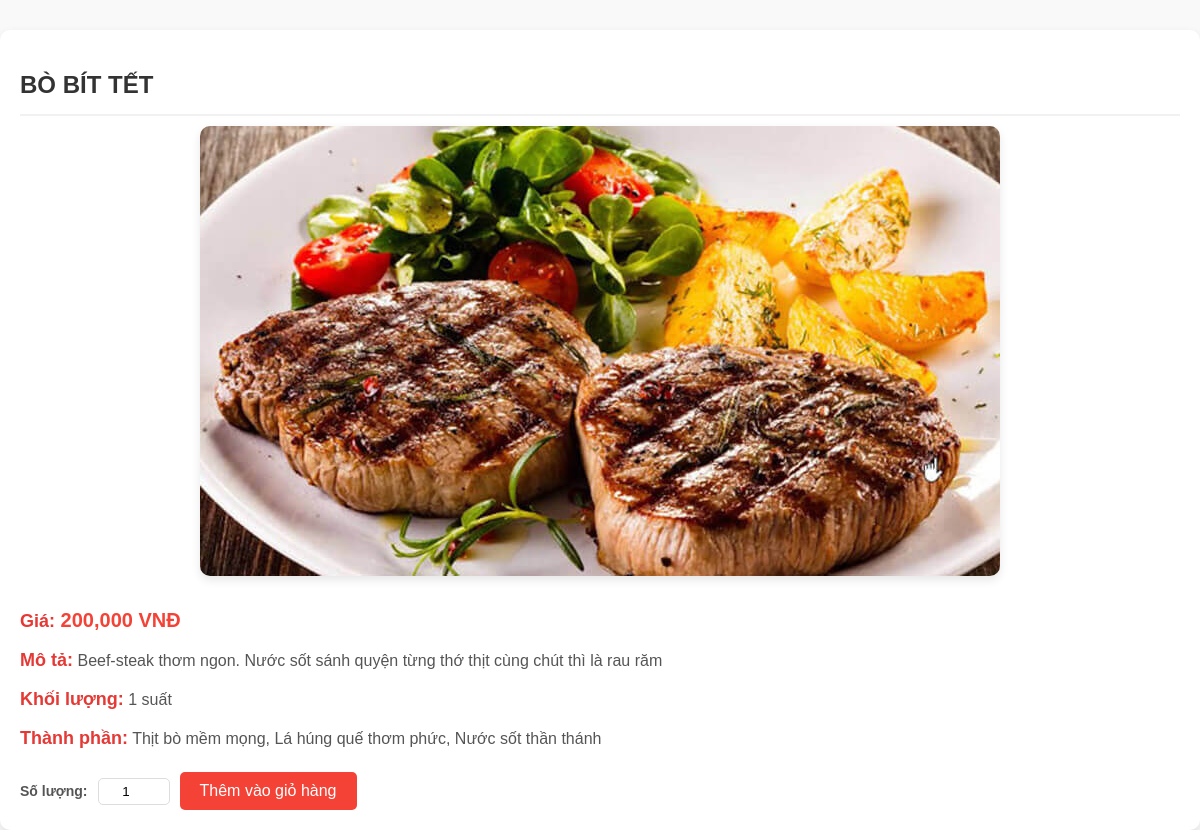
The app's page /product_detail.php?id=2 with its own data.
### tables this page shows
CREATE TABLE `products_detail` (
  `id` int(11) NOT NULL,
  `name` varchar(255) NOT NULL,
  `price` decimal(10,2) NOT NULL,
  `image` varchar(255) NOT NULL,
  `description` text DEFAULT NULL,
  `weight` varchar(50) DEFAULT NULL,
  `ingredients` text DEFAULT NULL
);

### product_detail.php (the view, shortened to what this page needs)
<?php
$conn = new mysqli('localhost', 'root', '', 'food_db');
$id = isset($_GET['id']) ? (int)$_GET['id'] : 0;
$stmt = $conn->prepare("SELECT * FROM products_detail WHERE id = ?");
$stmt->bind_param("i", $id);
$stmt->execute();
$result = $stmt->get_result();
$product = $result->fetch_assoc();
?>
<!DOCTYPE html>
<html lang="vi">
<head>
    <link rel="stylesheet" href="css/product_detail.css">
</head>
<body>
    <div id="product-detail">
        <h1><?php echo htmlspecialchars($product['name']); ?></h1>
        <div class="image">
            <img src="<?php echo htmlspecialchars($product['image']); ?>" alt="<?php echo htmlspecialchars($product['name']); ?>">
        </div>
        <div class="details">
            <p><strong>Giá:</strong> <?php echo number_format($product['price']); ?> VNĐ</p>
            <p><strong>Mô tả:</strong> <?php echo htmlspecialchars($product['description']); ?></p>
            <p><strong>Khối lượng:</strong> <?php echo htmlspecialchars($product['weight']); ?></p>
            <p><strong>Thành phần:</strong> <?php echo htmlspecialchars($product['ingredients']); ?></p>
        </div>
        <form method="post" action="add_to_cart.php">
            <label for="quantity">Số lượng:</label>
            <input type="number" name="quantity" id="quantity" value="1" min="1" max="10">
            <button type="submit">Thêm vào giỏ hàng</button>
        </form>
    </div>
</body>
</html>

### css/product_detail.css (style rules this page uses)
body { font-family: Arial, sans-serif; line-height: 1.6; margin: 0; padding: 0; background-color: #f9f9f9; }
#product-detail { max-width: 1200px; margin: 0 auto; background: #fff; padding: 20px; border-radius: 10px; box-shadow: 0 4px 10px rgba(0, 0, 0, 0.1); margin-top: 30px; }
#product-detail h1 { font-size: 24px; color: #333; margin-bottom: 10px; text-transform: uppercase; font-weight: bold; text-align: left; border-bottom: 2px solid #f1f1f1; padding-bottom: 10px; }
#product-detail .image { text-align: center; margin-bottom: 20px; }
#product-detail .image img { max-width: 100%; border-radius: 10px; box-shadow: 0 4px 10px rgba(0, 0, 0, 0.1); }
#product-detail .details { margin-bottom: 20px; color: #555; }
#product-detail .details p { margin: 10px 0; }
#product-detail .details strong { font-weight: bold; color: #333; }
form { display: flex; flex-wrap: wrap; align-items: center; gap: 10px; }
form label { font-size: 14px; font-weight: bold; color: #555; }
form input[type="number"] { width: 60px; padding: 5px; border: 1px solid #ddd; border-radius: 5px; text-align: center; }
form button { background-color: #f44336; color: #fff; border: none; padding: 10px 20px; border-radius: 5px; cursor: pointer; font-size: 16px; transition: background 0.3s; }
#product-detail .details p strong { font-size: 18px; color: #e53935; }
#product-detail .details p:first-child { font-size: 20px; font-weight: bold; color: #f44336; }

### records on screen
products_detail: name "BÒ BÍT TẾT", image (picture), price "200,000", description "Beef-steak thơm ngon. Nước sốt sánh quyện từng thớ thịt cùng chút thì là rau răm", weight "1 suất", ingredients "Thịt bò mềm mọng, Lá húng quế thơm phức, Nước sốt thần thánh"
